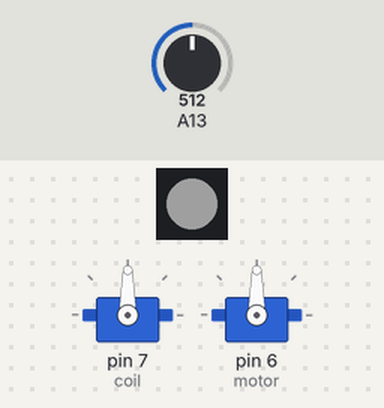
The sketch below on a simulated Arduino Mega 2560, built with avr-gcc and run on an emulated ATmega2560. Parts: 2 × servo, 1 RGB LEDs in strip order, left to right. Inputs (shaded band) come from the test bench; at power-on: A13 = 512. Dim RGB values are drawn brighter than linear; colours are those a GRB WS2812 strip shows for the declared byte order; what the sketch prints to the serial monitor is not drawn.

Above: at 0.1 s.
At 14.6 s:
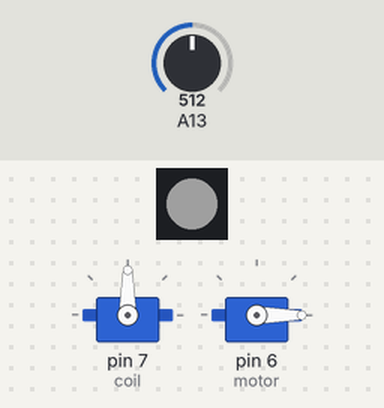
Timing chart, 0 to 16.1 s (numbered marks = the images above):
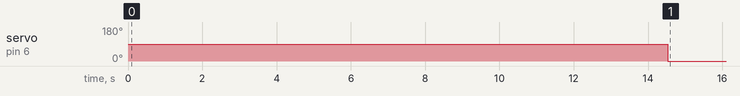

Measured:
- by itself, servo on pin 6 (motor): 90° → 0° at 14.5 s

The sketch:

HelmController.ino
```cpp
#include <FastLED.h>
#include <Servo.h>

// How many leds in your strip?
#define NUM_LEDS 1
#define DATA_PIN 16

#define HALL_PIN 29
#define HALL_MIN_THRESH 700


#define COIL_TIME 20

Servo coil;
Servo motor;

// Define the array of leds
CRGB leds[NUM_LEDS];

void setup() {
  Serial.begin(9600);
  pinMode(HALL_PIN, INPUT);
  FastLED.addLeds<WS2812B, DATA_PIN>(leds, NUM_LEDS);
  coil.attach(7);
  motor.attach(6);
  coil.write(90);
  motor.write(90);
}
byte hue = 0;
int state = 0;
unsigned long coilTimer = 0;
void loop() {
  if(state == 0)//off
  {
    leds[0] = CRGB(32,32,32);
    FastLED.show();
    coil.write(90);
    motor.write(90);
    coilTimer = millis();
  }
  else if(state == 1)//search
  {
    leds[0] = CRGB(0,32,32);
    coil.write(90);
    motor.write(0);
    if(analogRead(HALL_PIN) > HALL_MIN_THRESH)
    {
      state = 2;
    }
    coilTimer = millis();
  }
  else if(state == 2 && (millis()-coilTimer)<COIL_TIME)//hard in
  {
    leds[0] = CRGB(0,32,0);
    FastLED.show();
    coil.write(0);
    motor.write(90);
    if(millis()-coilTimer>=COIL_TIME)
    {
      state = 3;
    }
  }
  else if(state == 2)//hard in
  {
    state = 3;
  }
  else if(state == 3)//stay on
  {
    leds[0] = CRGB(0,0,32);
    FastLED.show();
    coil.write(82);
    motor.write(90);
  }
  if(millis()%15000>14500)
  {
    state = 1;
  }
  Serial.print(millis());
  Serial.print("\t");
  Serial.print(state);
  Serial.print("\t");
  Serial.println(analogRead(HALL_PIN));
}
```
